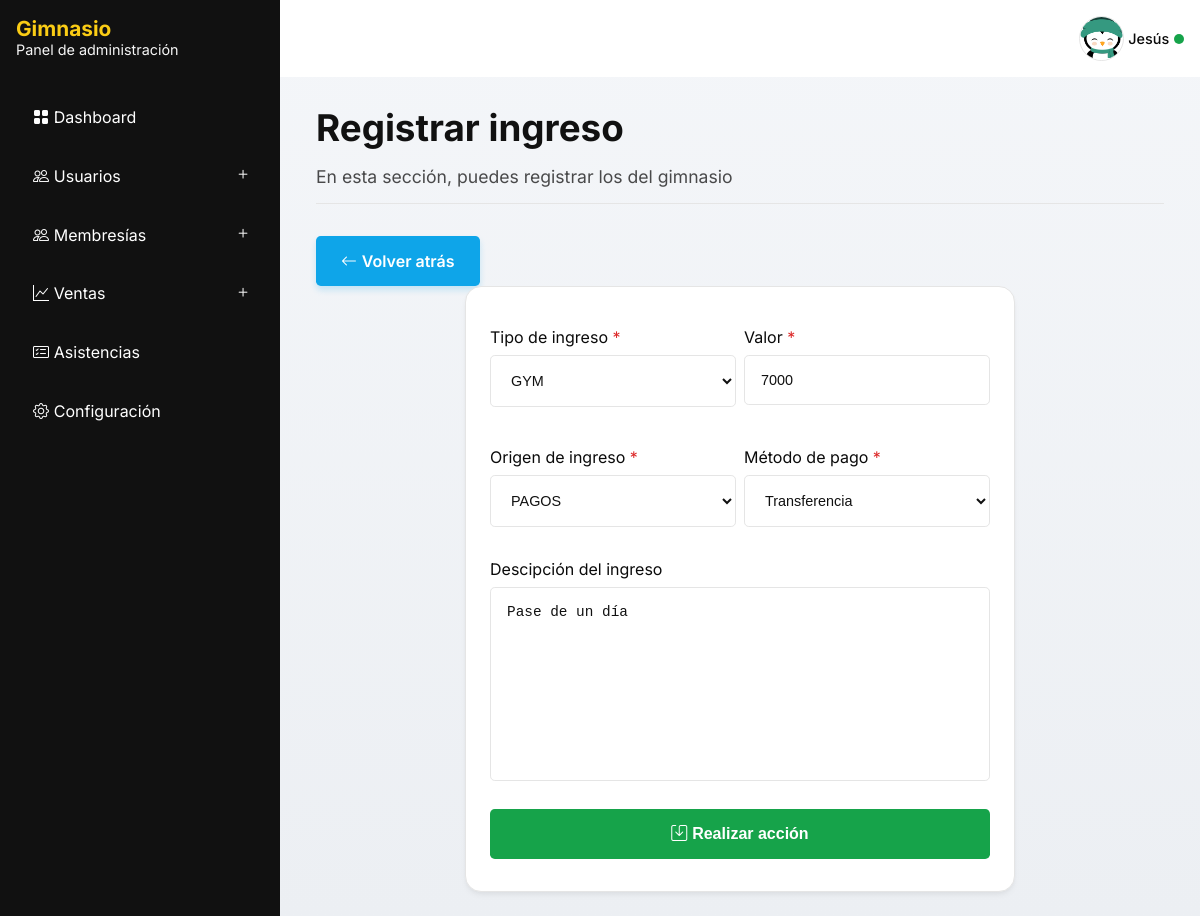
Screenshot of /sales/incomes/update/14/ (signed in) with the database file from the repository.
### apps/management/models.py (models this page shows, shortened)
class AppSettings(models.Model):
    app_name = models.CharField(max_length=100, default="Gimnasio")
    app_description = models.CharField(max_length=200, default="Panel de administración")
    app_image = models.ImageField(upload_to="management/images/", null=True, blank=True)
    app_logo = models.ImageField(upload_to="management/images/", null=True, blank=True)
    elements_per_section = models.PositiveIntegerField(default=10)
    @classmethod
    def load(cls):
        instance, _ = cls.objects.get_or_create(pk=1)
        return instance

### apps/accounts/models/member.py (models this page shows, shortened)
class Member(AbstractBaseUser):
    class Meta:
        verbose_name = 'Usuario'
        verbose_name_plural = 'Usuarios'
    class BaseRoles(models.TextChoices):
        CUSTOMER = 'Cliente','Cliente'
        ADMINISTRATOR = 'Administrador','Administrador'
        SECRETARY = 'Secretario(a)','Secretario(a)'
    class DocumentTypes(models.TextChoices):
        CC = 'CC', 'Cédula de Ciudadanía'
        TI = 'TI', 'Tarjeta de Identidad'
        CE = 'CE', 'Cédula de Extranjería'
        NIT = 'NIT', 'Número de Identificación Tributaria'
        PP = 'PP', 'Pasaporte'
        RC = 'RC', 'Registro Civil'
        PPT = 'PPT', 'Permiso por Protección Temporal'
    objects = BaseMemberManager()
    first_name = models.CharField(max_length=100)
    last_name = models.CharField(max_length=100, blank=True, null=True)
    phone_number = models.CharField(max_length=10, unique=True, db_index=True)
    email = models.EmailField(unique=True, db_index=True)
    role = models.CharField(max_length=13, choices=BaseRoles.choices, default=BaseRoles.CUSTOMER)
    photo = models.ImageField(upload_to='members/images', blank=True, null=True)
    document_type = models.CharField(max_length=100, choices=DocumentTypes.choices, default=DocumentTypes.CC)
    document_number = models.PositiveIntegerField(unique=True, db_index=True)
    is_active = models.BooleanField(default=True)
    is_staff = models.BooleanField(default=False)
    is_superuser = models.BooleanField(default=False)
    created_at = models.DateTimeField(auto_now_add=True)
    updated_at = models.DateTimeField(auto_now=True)
    birthday = models.DateField(blank=True, null=True)
    USERNAME_FIELD = 'email'
    REQUIRED_FIELDS = ['first_name', 'phone_number','document_type','document_number']

### apps/sales/models/income.py (models this page shows)
class Income(models.Model):
    class Source(models.TextChoices):
        SALES = 'VENTAS','VENTAS'
        PAYMENT = 'PAGOS','PAGOS'
        MANUAL = 'MANUAL','MANUAL'
    class IncomeCategory(models.TextChoices):
        GYM = 'GYM','GYM'
        REFRIGERATOR = 'NEVERA','NEVERA'
        COFFEE = 'CAFÉ', 'CAFÉ'
        HERBALIFE = 'HERBALIFE','HERBALIFE'
        PROTEIN = 'PROTEINA', 'PROTEINA'
    class IncomeMethod(models.TextChoices):
        CASH = 'Efectivo', 'Efectivo'
        TRANSFER = 'Transferencia', 'Transferencia'
    category = models.CharField(max_length=20, choices=IncomeCategory.choices)
    amount = models.PositiveIntegerField()
    payment_method = models.CharField(max_length=20, choices=IncomeMethod.choices)
    description = models.TextField(blank=True)
    created_at = models.DateTimeField(auto_now_add=True)
    cash_opening = models.ForeignKey('sales.CashOpening', on_delete=models.PROTECT, related_name='income_cash_opening', null=True, blank=True, editable=False)
    source = models.CharField(max_length=10, choices=Source.choices)
    payment = models.OneToOneField('payments.Payment', on_delete=models.PROTECT, related_name='payments', editable=False, blank=True, null=True)
    class Meta:
        ordering = ['-created_at']
        verbose_name = 'Ingreso'
        verbose_name_plural = 'Ingresos'

### apps/sales/views/income.py (the view, shortened to what this page needs)
# urls.py: path('incomes/update/<int:pk>/', views.IncomeUpdateView.as_view(), name='income-update'),
@method_decorator(role_required([Member.BaseRoles.ADMINISTRATOR, Member.BaseRoles.SECRETARY]),name='dispatch')
class IncomeUpdateView(UpdateView):
    model = Income
    success_url = reverse_lazy('sales:incomes')
    fields = '__all__'
    template_name = 'income/create.html'

### apps/management/context_processors.py (called while the page is built)
def management_processor(request):
    return {
        'app_settings': AppSettings.load(),
    }

### apps/sales/templates/income/create.html (shortened to what this page needs)
{% extends 'admin-panel.html' %}
{% block content %}
    <header class="heading">
        <div class="heading__content">
            <h2 class="title">Registrar ingreso</h2>
            <p class="subtitle">En esta sección, puedes registrar los del gimnasio</p>
        </div>
    </header>
    <a class="button button--main" href="{% url 'sales:incomes' %}">
        <i class="bi bi-arrow-left"></i>
        <span>Volver atrás</span>
    </a>
    <form method="POST" class="card form">
        <div class="form__group form__group--grid">
            <div class="form__group">
                <label class="form__label" for="id_category" data-required="True">Tipo de ingreso</label>
                {{ form.category }}
            </div>
            <div class="form__group">
                <label class="form__label" for="id_amount" data-required="True">Valor</label>
                {{ form.amount }}
            </div>
        </div>
        <div class="form__group form__group--grid">
            <div class="form__group">
                <label class="form__label" for="id_source" data-required="True">Origen de ingreso</label>
                {{ form.source }}
            </div>
            <div class="form__group">
                <label class="form__label" for="id_payment_method" data-required="True">Método de pago</label>
                {{ form.payment_method }}
            </div>
        </div>
        <div class="form__group">
            <label class="form__label" for="id_description">Descipción del ingreso</label>
            {{ form.description }}
        </div>
        <div class="form__group">
            <button class="button button--success" type="submit">
                <i class="bi bi-save"></i>
                <span>Realizar acción</span>
            </button>
        </div>
    </form>
{% endblock content %}

### templates/admin-panel.html (shortened to what this page needs)
{% load static %}
<!DOCTYPE html>
<html lang="es">
<head>
    {% include 'components/app_head.html' %}
</head>
<body>
    <div class="root" id="root">
        <aside class="navbar">
            {% include 'components/app_brand.html' with show_description=True %}
            <nav class="menu">
                <a class="menu__link" href="{% url 'management:dashboard' %}">
                    <i class="bi bi-grid-fill"></i>
                    <span>Dashboard</span>
                </a>
                <div class="menu__dropdown">
                    <p class="menu__dropdown__header">
                        <i class="bi bi-people"></i>
                        <span>Usuarios</span>
                        <button type="button" class="toggle__dropdown">
                            <i class="bi bi-plus"></i>
                        </button>
                    </p>
                </div>
                <div class="menu__dropdown">
                    <p class="menu__dropdown__header">
                        <i class="bi bi-people"></i>
                        <span>Membresías</span>
                        <button type="button" class="toggle__dropdown">
                            <i class="bi bi-plus"></i>
                        </button>
                    </p>
                </div>
                <div class="menu__dropdown">
                    <p class="menu__dropdown__header">
                        <i class="bi bi-graph-up"></i>
                        <span>Ventas</span>
                        <button type="button" class="toggle__dropdown">
                            <i class="bi bi-plus"></i>
                        </button>
                    </p>
                </div>
                <a
                        class="menu__link"
                        href="{% url 'attendances:attendances' %}"
                >
                    <i class="bi bi-card-checklist"></i>
                    <span>Asistencias</span>
                </a>
                {% if user.role == 'Administrador' %}
                <a
                    class="menu__link"
                    href="{% url 'management:app-settings' %}"
                >
                    <i class="bi bi-gear"></i>
                    <span>Configuración</span>
                </a>
                {% endif %}
            </nav>
        </aside>
        <main class="container">
            <header class="header">
                {% if user.is_authenticated %}
                <div class="profile">
                    <img
                        class="profile__img"
                        src="{% if user.photo %}{{ user.photo.url }}{% else %}{% static 'images/avatar.png' %}{% endif %}"
                        alt="Avatar"
                    />
                    <div class="profile__name">{{ user.first_name }}</div>
                    <span class="profile__status"></span>
                </div>
                {% endif %}
            </header>
            <div class="content">
                {% block content %}
                {% endblock content %}
            </div>
        </main>
    </div>
</body>
</html>

### templates/components/app_brand.html (shortened to what this page needs)
{% load static %}
<div class="brand">
<div class="brand__content">
    <h1 class="brand__name">{{ app_settings.app_name }}</h1>
    {% if show_description %}
    <p class="brand__description">{{ app_settings.app_description }}</p>
    {% endif %}
</div>
</div>

### rows the page displays
AppSettings: app_name "Gimnasio", app_description "Panel de administración"
Member: first_name "Jesús"
Income: category "GYM", amount "7000", source "PAGOS", payment_method "Transferencia", description "Pase de un día"
